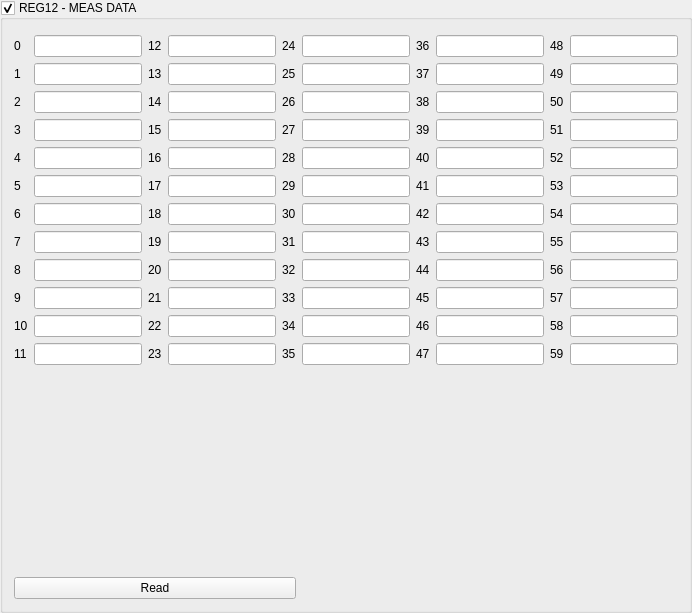
        <widget class="CustomControls::FoldingBox" name="grREG12">
         <property name="title">
          <string>REG12 - MEAS DATA</string>
         </property>
         <property name="checkable">
          <bool>true</bool>
         </property>
         <layout class="QGridLayout" name="gridLayout_7">
          <property name="topMargin">
           <number>15</number>
          </property>
          <item row="2" column="3">
           <widget class="CustomControls::LineEdit" name="leR12_84_89"/>
          </item>
          <item row="10" column="9">
           <widget class="CustomControls::LineEdit" name="leR12_336_341"/>
          </item>
          <item row="14" column="5">
           <widget class="CustomControls::LineEdit" name="leR12_204_209"/>
          </item>
          <item row="14" column="3">
           <widget class="CustomControls::LineEdit" name="leR12_132_137"/>
          </item>
          <item row="15" column="3">
           <widget class="CustomControls::LineEdit" name="leR12_138_143"/>
          </item>
          <item row="0" column="1">
           <widget class="CustomControls::LineEdit" name="leR12_0_5"/>
          </item>
          <item row="5" column="7">
           <widget class="CustomControls::LineEdit" name="leR12_246_251"/>
          </item>
          <item row="15" column="1">
           <widget class="CustomControls::LineEdit" name="leR12_66_71"/>
          </item>
          <item row="3" column="3">
           <widget class="CustomControls::LineEdit" name="leR12_90_95"/>
          </item>
          <item row="2" column="9">
           <widget class="CustomControls::LineEdit" name="leR12_300_305"/>
          </item>
          <item row="8" column="7">
           <widget class="CustomControls::LineEdit" name="leR12_258_263"/>
          </item>
          <item row="12" column="1">
           <widget class="CustomControls::LineEdit" name="leR12_54_59"/>
          </item>
          <item row="12" column="3">
           <widget class="CustomControls::LineEdit" name="leR12_126_131"/>
          </item>
          <item row="4" column="7">
           <widget class="CustomControls::LineEdit" name="leR12_240_245"/>
          </item>
          <item row="10" column="3">
           <widget class="CustomControls::LineEdit" name="leR12_120_125"/>
          </item>
          <item row="5" column="3">
           <widget class="CustomControls::LineEdit" name="leR12_102_107"/>
          </item>
          <item row="15" column="9">
           <widget class="CustomControls::LineEdit" name="leR12_354_359"/>
          </item>
          <item row="10" column="4">
           <widget class="QLabel" name="label_132">
            <property name="text">
             <string>32</string>
            </property>
           </widget>
          </item>
          <item row="14" column="2">
           <widget class="QLabel" name="label_107">
            <property name="text">
             <string>22</string>
            </property>
           </widget>
          </item>
          <item row="8" column="8">
           <widget class="QLabel" name="label_155">
            <property name="text">
             <string>55</string>
            </property>
           </widget>
          </item>
          <item row="4" column="6">
           <widget class="QLabel" name="label_140">
            <property name="text">
             <string>40</string>
            </property>
           </widget>
          </item>
          <item row="5" column="0">
           <widget class="QLabel" name="label_101">
            <property name="text">
             <string>5</string>
            </property>
           </widget>
          </item>
          <item row="14" column="4">
           <widget class="QLabel" name="label_134">
            <property name="text">
             <string>34</string>
            </property>
           </widget>
          </item>
          <item row="5" column="2">
           <widget class="QLabel" name="label_117">
            <property name="text">
             <string>17</string>
            </property>
           </widget>
          </item>
          <item row="1" column="2">
           <widget class="QLabel" name="label_121">
            <property name="text">
             <string>13</string>
            </property>
           </widget>
          </item>
          <item row="2" column="2">
           <widget class="QLabel" name="label_122">
            <property name="text">
             <string>14</string>
            </property>
           </widget>
          </item>
          <item row="5" column="6">
           <widget class="QLabel" name="label_141">
            <property name="text">
             <string>41</string>
            </property>
           </widget>
          </item>
          <item row="15" column="2">
           <widget class="QLabel" name="label_108">
            <property name="text">
             <string>23</string>
            </property>
           </widget>
          </item>
          <item row="14" column="6">
           <widget class="QLabel" name="label_146">
            <property name="text">
             <string>46</string>
            </property>
           </widget>
          </item>
          <item row="0" column="8">
           <widget class="QLabel" name="label_148">
            <property name="text">
             <string>48</string>
            </property>
           </widget>
          </item>
          <item row="2" column="8">
           <widget class="QLabel" name="label_150">
            <property name="text">
             <string>50</string>
            </property>
           </widget>
          </item>
          <item row="7" column="4">
           <widget class="QLabel" name="label_130">
            <property name="text">
             <string>30</string>
            </property>
           </widget>
          </item>
          <item row="10" column="8">
           <widget class="QLabel" name="label_156">
            <property name="text">
             <string>56</string>
            </property>
           </widget>
          </item>
          <item row="15" column="4">
           <widget class="QLabel" name="label_135">
            <property name="text">
             <string>35</string>
            </property>
           </widget>
          </item>
          <item row="45" column="0" colspan="5">
           <widget class="CustomControls::PushButton" name="pbNM_ReadREG12">
            <property name="text">
             <string>Read</string>
            </property>
           </widget>
          </item>
          <item row="3" column="5">
           <widget class="CustomControls::LineEdit" name="leR12_162_167"/>
          </item>
          <item row="8" column="6">
           <widget class="QLabel" name="label_143">
            <property name="text">
             <string>43</string>
            </property>
           </widget>
          </item>
          <item row="0" column="6">
           <widget class="QLabel" name="label_136">
            <property name="text">
             <string>36</string>
            </property>
           </widget>
          </item>
          <item row="12" column="8">
           <widget class="QLabel" name="label_157">
            <property name="text">
             <string>57</string>
            </property>
           </widget>
          </item>
          <item row="1" column="8">
           <widget class="QLabel" name="label_149">
            <property name="text">
             <string>49</string>
            </property>
           </widget>
          </item>
          <item row="14" column="0">
           <widget class="QLabel" name="label_116">
            <property name="text">
             <string>10</string>
            </property>
           </widget>
          </item>
          <item row="0" column="2">
           <widget class="QLabel" name="label_115">
            <property name="text">
             <string>12</string>
            </property>
           </widget>
          </item>
          <item row="2" column="0">
           <widget class="QLabel" name="label_98">
            <property name="text">
             <string>2</string>
            </property>
           </widget>
          </item>
          <item row="2" column="6">
           <widget class="QLabel" name="label_138">
            <property name="text">
             <string>38</string>
            </property>
           </widget>
          </item>
          <item row="0" column="4">
           <widget class="QLabel" name="label_109">
            <property name="text">
             <string>24</string>
            </property>
           </widget>
          </item>
          <item row="10" column="0">
           <widget class="QLabel" name="label_104">
            <property name="text">
             <string>8</string>
            </property>
           </widget>
          </item>
          <item row="14" column="8">
           <widget class="QLabel" name="label_158">
            <property name="text">
             <string>58</string>
            </property>
           </widget>
          </item>
          <item row="8" column="4">
           <widget class="QLabel" name="label_131">
            <property name="text">
             <string>31</string>
            </property>
           </widget>
          </item>
          <item row="1" column="0">
           <widget class="QLabel" name="label_96">
            <property name="text">
             <string>1</string>
            </property>
           </widget>
          </item>
          <item row="7" column="8">
           <widget class="QLabel" name="label_154">
            <property name="text">
             <string>54</string>
            </property>
           </widget>
          </item>
          <item row="12" column="0">
           <widget class="QLabel" name="label_103">
            <property name="text">
             <string>9</string>
            </property>
           </widget>
          </item>
          <item row="7" column="6">
           <widget class="QLabel" name="label_142">
            <property name="text">
             <string>42</string>
            </property>
           </widget>
          </item>
          <item row="5" column="8">
           <widget class="QLabel" name="label_153">
            <property name="text">
             <string>53</string>
            </property>
           </widget>
          </item>
          <item row="8" column="2">
           <widget class="QLabel" name="label_124">
            <property name="text">
             <string>19</string>
            </property>
           </widget>
          </item>
          <item row="12" column="6">
           <widget class="QLabel" name="label_145">
            <property name="text">
             <string>45</string>
            </property>
           </widget>
          </item>
          <item row="3" column="2">
           <widget class="QLabel" name="label_119">
            <property name="text">
             <string>15</string>
            </property>
           </widget>
          </item>
          <item row="15" column="6">
           <widget class="QLabel" name="label_147">
            <property name="text">
             <string>47</string>
            </property>
           </widget>
          </item>
          <item row="10" column="6">
           <widget class="QLabel" name="label_144">
            <property name="text">
             <string>44</string>
            </property>
           </widget>
          </item>
          <item row="7" column="7">
           <widget class="CustomControls::LineEdit" name="leR12_252_257"/>
          </item>
          <item row="7" column="9">
           <widget class="CustomControls::LineEdit" name="leR12_324_329"/>
          </item>
          <item row="15" column="7">
           <widget class="CustomControls::LineEdit" name="leR12_282_287"/>
          </item>
          <item row="2" column="1">
           <widget class="CustomControls::LineEdit" name="leR12_12_17"/>
          </item>
          <item row="7" column="3">
           <widget class="CustomControls::LineEdit" name="leR12_108_113"/>
          </item>
          <item row="10" column="2">
           <widget class="QLabel" name="label_105">
            <property name="text">
             <string>20</string>
            </property>
           </widget>
          </item>
          <item row="3" column="0">
           <widget class="QLabel" name="label_97">
            <property name="text">
             <string>3</string>
            </property>
           </widget>
          </item>
          <item row="7" column="2">
           <widget class="QLabel" name="label_123">
            <property name="text">
             <string>18</string>
            </property>
           </widget>
          </item>
          <item row="4" column="8">
           <widget class="QLabel" name="label_152">
            <property name="text">
             <string>52</string>
            </property>
           </widget>
          </item>
          <item row="12" column="4">
           <widget class="QLabel" name="label_133">
            <property name="text">
             <string>33</string>
            </property>
           </widget>
          </item>
          <item row="1" column="6">
           <widget class="QLabel" name="label_137">
            <property name="text">
             <string>37</string>
            </property>
           </widget>
          </item>
          <item row="0" column="0">
           <widget class="QLabel" name="label_95">
            <property name="text">
             <string>0</string>
            </property>
           </widget>
          </item>
          <item row="15" column="8">
           <widget class="QLabel" name="label_159">
            <property name="text">
             <string>59</string>
            </property>
           </widget>
          </item>
          <item row="14" column="9">
           <widget class="CustomControls::LineEdit" name="leR12_348_353"/>
          </item>
          <item row="4" column="9">
           <widget class="CustomControls::LineEdit" name="leR12_312_317"/>
          </item>
          <item row="0" column="3">
           <widget class="CustomControls::LineEdit" name="leR12_72_77"/>
          </item>
          <item row="4" column="5">
           <widget class="CustomControls::LineEdit" name="leR12_168_173"/>
          </item>
          <item row="8" column="5">
           <widget class="CustomControls::LineEdit" name="leR12_186_191"/>
          </item>
          <item row="7" column="5">
           <widget class="CustomControls::LineEdit" name="leR12_180_185"/>
          </item>
          <item row="15" column="5">
           <widget class="CustomControls::LineEdit" name="leR12_210_215"/>
          </item>
          <item row="3" column="1">
           <widget class="CustomControls::LineEdit" name="leR12_18_23"/>
          </item>
          <item row="1" column="9">
           <widget class="CustomControls::LineEdit" name="leR12_294_299"/>
          </item>
          <item row="1" column="3">
           <widget class="CustomControls::LineEdit" name="leR12_78_83"/>
          </item>
          <item row="10" column="5">
           <widget class="CustomControls::LineEdit" name="leR12_192_197"/>
          </item>
          <item row="16" column="0" colspan="10">
           <widget class="QCustomPlot" name="ptREG12" native="true">
            <property name="minimumSize">
             <size>
              <width>0</width>
              <height>200</height>
             </size>
            </property>
           </widget>
          </item>
          <item row="4" column="2">
           <widget class="QLabel" name="label_118">
            <property name="text">
             <string>16</string>
            </property>
           </widget>
          </item>
          <item row="2" column="4">
           <widget class="QLabel" name="label_111">
            <property name="text">
             <string>26</string>
            </property>
           </widget>
          </item>
          <item row="4" column="4">
           <widget class="QLabel" name="label_113">
            <property name="text">
             <string>28</string>
            </property>
           </widget>
          </item>
          <item row="4" column="0">
           <widget class="QLabel" name="label_99">
            <property name="text">
             <string>4</string>
            </property>
           </widget>
          </item>
          <item row="1" column="4">
           <widget class="QLabel" name="label_110">
            <property name="text">
             <string>25</string>
            </property>
           </widget>
          </item>
          <item row="3" column="8">
           <widget class="QLabel" name="label_151">
            <property name="text">
             <string>51</string>
            </property>
           </widget>
          </item>
          <item row="12" column="2">
           <widget class="QLabel" name="label_106">
            <property name="text">
             <string>21</string>
            </property>
           </widget>
          </item>
          <item row="8" column="0">
           <widget class="QLabel" name="label_102">
            <property name="text">
             <string>7</string>
            </property>
           </widget>
          </item>
          <item row="3" column="4">
           <widget class="QLabel" name="label_112">
            <property name="text">
             <string>27</string>
            </property>
           </widget>
          </item>
          <item row="3" column="6">
           <widget class="QLabel" name="label_139">
            <property name="text">
             <string>39</string>
            </property>
           </widget>
          </item>
          <item row="7" column="0">
           <widget class="QLabel" name="label_100">
            <property name="text">
             <string>6</string>
            </property>
           </widget>
          </item>
          <item row="5" column="4">
           <widget class="QLabel" name="label_114">
            <property name="text">
             <string>29</string>
            </property>
           </widget>
          </item>
          <item row="15" column="0">
           <widget class="QLabel" name="label_120">
            <property name="text">
             <string>11</string>
            </property>
           </widget>
          </item>
          <item row="3" column="7">
           <widget class="CustomControls::LineEdit" name="leR12_234_239"/>
          </item>
          <item row="10" column="7">
           <widget class="CustomControls::LineEdit" name="leR12_264_269"/>
          </item>
          <item row="2" column="7">
           <widget class="CustomControls::LineEdit" name="leR12_228_233"/>
          </item>
          <item row="10" column="1">
           <widget class="CustomControls::LineEdit" name="leR12_48_53"/>
          </item>
          <item row="4" column="1">
           <widget class="CustomControls::LineEdit" name="leR12_24_29"/>
          </item>
          <item row="3" column="9">
           <widget class="CustomControls::LineEdit" name="leR12_306_311"/>
          </item>
          <item row="1" column="1">
           <widget class="CustomControls::LineEdit" name="leR12_6_11"/>
          </item>
          <item row="1" column="7">
           <widget class="CustomControls::LineEdit" name="leR12_222_227"/>
          </item>
          <item row="12" column="5">
           <widget class="CustomControls::LineEdit" name="leR12_198_203"/>
          </item>
          <item row="7" column="1">
           <widget class="CustomControls::LineEdit" name="leR12_36_41"/>
          </item>
          <item row="0" column="9">
           <widget class="CustomControls::LineEdit" name="leR12_288_293"/>
          </item>
          <item row="0" column="5">
           <widget class="CustomControls::LineEdit" name="leR12_144_149"/>
          </item>
          <item row="1" column="5">
           <widget class="CustomControls::LineEdit" name="leR12_150_155"/>
          </item>
          <item row="8" column="1">
           <widget class="CustomControls::LineEdit" name="leR12_42_47"/>
          </item>
          <item row="14" column="1">
           <widget class="CustomControls::LineEdit" name="leR12_60_65"/>
          </item>
          <item row="4" column="3">
           <widget class="CustomControls::LineEdit" name="leR12_96_101"/>
          </item>
          <item row="0" column="7">
           <widget class="CustomControls::LineEdit" name="leR12_216_221"/>
          </item>
          <item row="8" column="3">
           <widget class="CustomControls::LineEdit" name="leR12_114_119"/>
          </item>
          <item row="5" column="9">
           <widget class="CustomControls::LineEdit" name="leR12_318_323"/>
          </item>
          <item row="14" column="7">
           <widget class="CustomControls::LineEdit" name="leR12_276_281"/>
          </item>
          <item row="5" column="5">
           <widget class="CustomControls::LineEdit" name="leR12_174_179"/>
          </item>
          <item row="12" column="7">
           <widget class="CustomControls::LineEdit" name="leR12_270_275"/>
          </item>
          <item row="8" column="9">
           <widget class="CustomControls::LineEdit" name="leR12_330_335"/>
          </item>
          <item row="12" column="9">
           <widget class="CustomControls::LineEdit" name="leR12_342_347"/>
          </item>
          <item row="2" column="5">
           <widget class="CustomControls::LineEdit" name="leR12_156_161"/>
          </item>
          <item row="5" column="1">
           <widget class="CustomControls::LineEdit" name="leR12_30_35"/>
          </item>
         </layout>
        </widget>
